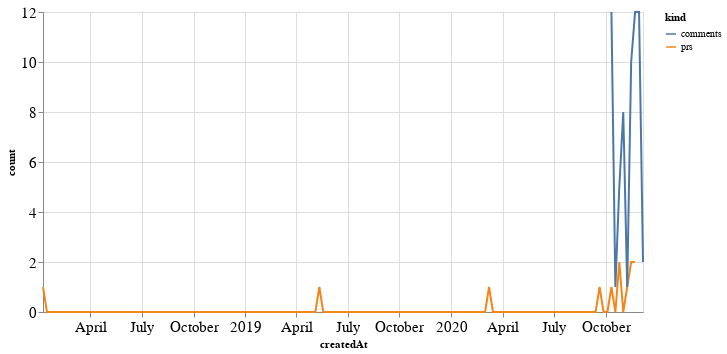

The code cell stored with this chart in its notebook:
### Code cell
alt.Chart(total_time, width=600).mark_line().encode(
    x='createdAt',
    y='count',
    color='kind'
)

### Figure 1 — Vega-Lite specification as saved in the notebook (floating-point values rounded to 4 significant figures; data arrays with more than 128 entries replaced by an {"elided": "..."} marker saying what was removed)
{"config": {"axisLeft": {"labelFontSize": 15}, "axisBottom": {"labelFontSize": 15}}, "data": {"name": "data-f5d74ba64ca72f10f2415c34f69bb0f8"}, "mark": "line", "encoding": {"color": {"type": "nominal", "field": "kind"}, "x": {"type": "temporal", "field": "createdAt"}, "y": {"type": "quantitative", "field": "count"}}, "width": 600, "$schema": "https://vega.github.io/schema/vega-lite/v4.8.1.json", "datasets": {"data-f5d74ba64ca72f10f2415c34f69bb0f8": {"elided": "306 records"}}}
